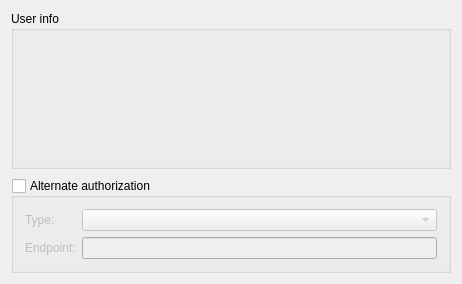
<?xml version="1.0" encoding="UTF-8"?>
<ui version="4.0">
 <class>FbAuthDialog</class>
 <widget class="QDialog" name="FbAuthDialog">
  <property name="windowModality">
   <enum>Qt::ApplicationModal</enum>
  </property>
  <property name="geometry">
   <rect>
    <x>0</x>
    <y>0</y>
    <width>462</width>
    <height>284</height>
   </rect>
  </property>
  <property name="windowTitle">
   <string>Authorization options</string>
  </property>
  <layout class="QVBoxLayout" name="verticalLayout">
   <property name="spacing">
    <number>9</number>
   </property>
   <item>
    <widget class="QGroupBox" name="grUser">
     <property name="sizePolicy">
      <sizepolicy hsizetype="Preferred" vsizetype="Expanding">
       <horstretch>0</horstretch>
       <verstretch>0</verstretch>
      </sizepolicy>
     </property>
     <property name="title">
      <string>User info</string>
     </property>
     <layout class="QVBoxLayout" name="verticalLayout_3"/>
    </widget>
   </item>
   <item>
    <widget class="QGroupBox" name="grSettings">
     <property name="sizePolicy">
      <sizepolicy hsizetype="Preferred" vsizetype="Maximum">
       <horstretch>0</horstretch>
       <verstretch>0</verstretch>
      </sizepolicy>
     </property>
     <property name="title">
      <string>Alternate authorization</string>
     </property>
     <property name="checkable">
      <bool>true</bool>
     </property>
     <property name="checked">
      <bool>false</bool>
     </property>
     <layout class="QVBoxLayout" name="verticalLayout_2">
      <item>
       <layout class="QGridLayout" name="gridLayout">
        <item row="0" column="0">
         <widget class="QLabel" name="label">
          <property name="text">
           <string>Type:</string>
          </property>
         </widget>
        </item>
        <item row="0" column="1">
         <widget class="QComboBox" name="cmbType"/>
        </item>
        <item row="1" column="0">
         <widget class="QLabel" name="label_2">
          <property name="text">
           <string>Endpoint:</string>
          </property>
         </widget>
        </item>
        <item row="1" column="1">
         <widget class="QLineEdit" name="editEndpoint"/>
        </item>
       </layout>
      </item>
     </layout>
    </widget>
   </item>
  </layout>
 </widget>
 <layoutdefault spacing="6" margin="11"/>
 <resources/>
 <connections/>
</ui>
